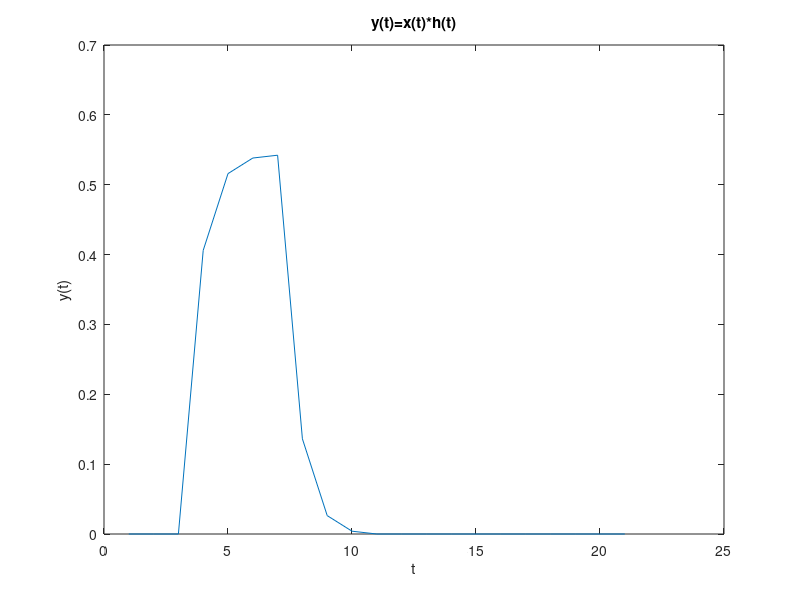

Source code (MATLAB):
t = (0:10);

% ud1 = u(t-2) - u(t-5)
ud1 = t * 0;
ud1(3:6) = 1;

% x(t) = 3(u(t-2) - u(t-5))
x = ud1 .* 3;

% ud2 = u(t) - u(t-4)
ud2 = t * 0;
ud2(1:5) = 1;

% h(t) = t * e^(-2t) (u(t-2) - u(t-5))
h = t .* exp(-2 .* t) .* ud2;

y = conv(x, h);

figure(1)
plot(y)
title("y(t)=x(t)*h(t)")
xlabel('t')
ylabel('y(t)')